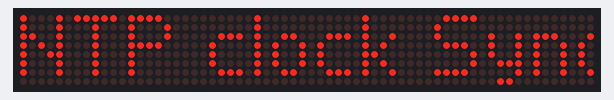
A sketch run on a simulated ESP32. Parts: 64×8 LED matrix. WiFi joins after 1.5 s; servers stay silent unless stated; the local clock reads 2024-03-15 10:24:30 at power-on unless the sketch sets it; what the sketch prints to the serial monitor is not drawn.

Above: at 1.6 s.
At 3.6 s:
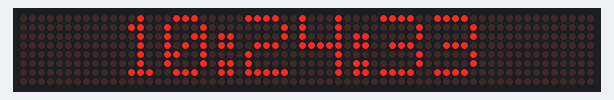
At 6.6 s:
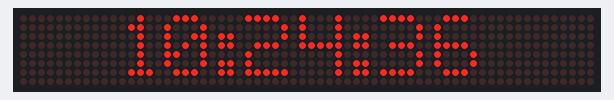
At 9.6 s:
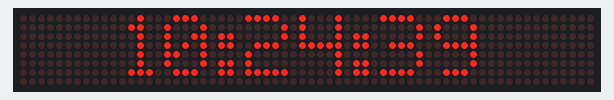
At 20.6 s:
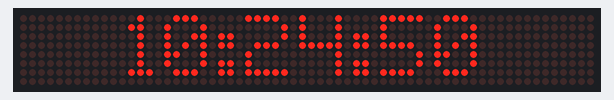
At 29.6 s:
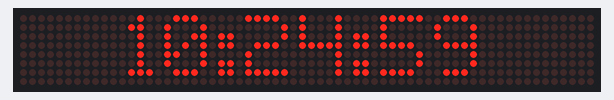

The sketch:

Wifi_Matrix_clock.ino
```cpp
#include <MD_Parola.h>
#include <MD_MAX72XX.h>
#include <WiFi.h>
#include <time.h>
#include <SPI.h>

// WiFi credentials
const char* ssid = "xxxxxxx";
const char* password = "xxxxxxx";

// Define NTP Settings
const char* ntpServer          = "pool.ntp.org";
const long  gmtOffset_sec      = 19800; // Change to your timezone offset in seconds (e.g., 19800 for GMT+5:30)
const int   daylightOffset_sec = 0;     // Change if your area observes Daylight Saving Time

// Global char buffer to hold formatted date and time text
char msgBuffer[40];
char timeBuffer[40];

// MAX7219 config
#define HARDWARE_TYPE MD_MAX72XX::FC16_HW
#define MAX_DEVICES 8

#define CLK_PIN   18
#define DATA_PIN  23
#define CS_PIN    5

MD_Parola display = MD_Parola(HARDWARE_TYPE, DATA_PIN, CLK_PIN, CS_PIN, MAX_DEVICES);

// Text to be displayed
const char* runningText = "Devaki Devi is the Queen of our house";
const char* hBdyText = "Happy Birthday dear Devaki Devi * * *";

unsigned long lastSwitch = 0;
int mode = 0; // 0: jam, 1: running text
const int switchInterval = 10000;


// Array containing your sequential messages
const char *messages[] = {
  "Devaki Devi is the Queen of our house",
  "VijayKrishnaSai",
  "Vishwateja",
  "Sriram"
};

// Calculate the number of items in the message array
const uint8_t totalMessages = sizeof(messages) / sizeof(messages[0]);
uint8_t currentMsgIndex = 0; // Tracks the current active message

void obtainTime() {
  struct tm timeinfo;

  // Try to obtain the local system time
  if (!getLocalTime(&timeinfo)) {
    Serial.println("Failed to obtain time");
    display.print("Err Time");
    delay(1000);
    return;
  }
  // Format the date/time string.
  // Custom format examples:
  // "%d/%m/%Y" -> 31/07/2026
  // "%A, %b %d" -> Friday, Jul 31
  strftime(timeBuffer, sizeof(timeBuffer), "%H: %M: %S", &timeinfo);
  display.displayText(timeBuffer, PA_CENTER, 0, 0, PA_PRINT, PA_NO_EFFECT);
}

void obtainDate() {
  struct tm timeinfo;

  // Try to obtain the local system time
  if (!getLocalTime(&timeinfo)) {
    Serial.println("Failed to obtain time");
    display.print("Err Time");
    delay(1000);
    return;
  }
  // Format the date/time string.
  // Custom format examples:
  // "%d/%m/%Y" -> 31/07/2026
  // "%A, %b %d" -> Friday, Jul 31
  strftime(msgBuffer, sizeof(msgBuffer), "%A, %b %d", &timeinfo);
  // display.print(msgBuffer);
  if (display.displayAnimate()){
    display.displayScroll(msgBuffer, PA_LEFT, PA_SCROLL_LEFT, 50);
    display.displayReset();
  }
}

void displayMsg(){
  display.displayScroll(runningText, PA_LEFT, PA_SCROLL_LEFT, 50);
  display.displayReset();
}

void hBdyMsg(){
  display.displayScroll(hBdyText, PA_LEFT, PA_SCROLL_LEFT, 50);
  display.displayReset();
}
void setup() {
  Serial.begin(115200);
  display.begin();            // Initialize display
  display.setIntensity(8);    // Set brightness (0 to 15)
  display.displayClear();     // // Clear initial artifacts

  WiFi.begin(ssid, password);
  while (WiFi.status() != WL_CONNECTED) {
    delay(500);
    Serial.print(".");
  }
  Serial.println("\nWiFi Connected");

  // Synchronize internal clock with NTP Server
  configTime(gmtOffset_sec, daylightOffset_sec, ntpServer);
  display.print("NTP clock Sync");
  delay(2000);

  // Geolocation API endpoint
  // const char* GEOLOCATION_API = "http://ip-api.com/json/?fields=country,city,lat,lon,timezone,offset";

  // Show the scroll while waiting for available time
  display.displayScroll("Loading the time ...", PA_LEFT, PA_SCROLL_LEFT, 50);
  while (!time(nullptr)) {
    delay(1000);
  }
  display.displayClear();
}

void loop() {

  // Logic to switch between dateTime and scrolling text message
  unsigned long nowMillis = millis();

  // Change the mode every few seconds
  if (nowMillis - lastSwitch > switchInterval) {
    mode = 1 - mode; // toggle antara 0 dan 1
    lastSwitch = nowMillis;
    display.displayClear();
  }

  if (mode == 0) {
      // Digital clock mode
    static char timeStr[9]; // "HH:MM:SS"
    time_t now = time(nullptr);
    struct tm* tm_info = localtime(&now);
    snprintf(timeStr, sizeof(timeStr), "%02d:%02d:%02d", tm_info->tm_hour, tm_info->tm_min, tm_info->tm_sec);

    display.setTextAlignment(PA_CENTER);
    display.print(timeStr);
    delay(1000); // update time every second
    }else {
    obtainDate();
  }
}
```

Measured:
- what the display in image 0 shows lasts 2.0 s, from 1.5 s to 3.5 s
- what the display in image 1 shows lasts 1.0 s, from 3.5 s to 4.5 s
